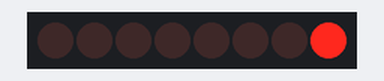
Recording of a sketch running on a simulated Arduino Uno, built with avr-gcc and run on an emulated ATmega328P. Shown: 8 shift-register outputs drawn as a row of LEDs (first output left, lit = HIGH). Wiring (inferred from the names in the program): shift register (74HC595): data pin 6; shift clock pin 10; latch pin 8. Wiring (inferred from the signals the program sends): row of LEDs: on Q0, Q1, Q2, Q3, Q4, Q5, Q6, Q7.

Above: at 0.2 s.
At 1.2 s:
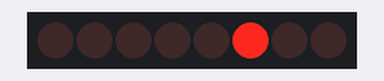
At 2.2 s:
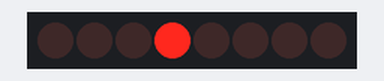
At 4.2 s:
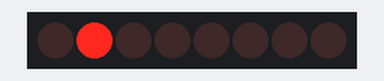
At 6.7 s:
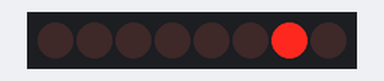
At 8.7 s:
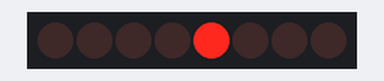
Timing chart, 0 to 9.1 s (numbered marks = the images above):
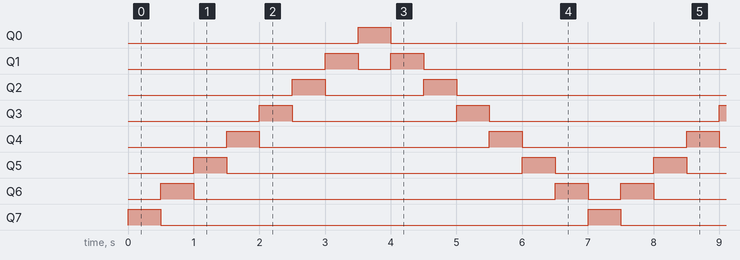

The sketch:

LED_CHASER_SHIFTREGISTER.ino
```cpp
#define DATA 6
#define LATCH 8
#define CLOCK 10
int data[14] = {1,2,4,8,16,32,64,128,64,32,16,8,4,2};
void setup() {
pinMode(DATA,OUTPUT);
pinMode(LATCH,OUTPUT);
pinMode(CLOCK,OUTPUT);

}

void loop() {
for(int i = 0 ; i < 14 ; i++){
  digitalWrite(LATCH,LOW);
  shiftOut(DATA,CLOCK,LSBFIRST,data[i]);
  digitalWrite(LATCH,HIGH);
  delay(500);
}
}
```

Measured:
- by itself, Q0, Q7: alternates HIGH for 0.50 s and LOW for 6.5 s
- by itself, Q1: repeats every 7.0 s: LOW 0.50 s, HIGH 0.50 s, LOW 5.5 s, HIGH 0.50 s
- by itself, Q2: repeats every 7.0 s: LOW 1.5 s, HIGH 0.50 s, LOW 4.5 s, HIGH 0.50 s
- by itself, Q3: repeats every 7.0 s: LOW 2.5 s, HIGH 0.50 s, LOW 3.5 s, HIGH 0.50 s
- by itself, Q4: repeats every 7.0 s: LOW 3.5 s, HIGH 0.50 s, LOW 2.5 s, HIGH 0.50 s
- by itself, Q5: repeats every 7.0 s: LOW 4.5 s, HIGH 0.50 s, LOW 1.5 s, HIGH 0.50 s
- by itself, Q6: repeats every 7.0 s: LOW 5.5 s, HIGH 0.50 s, LOW 0.50 s, HIGH 0.50 s
